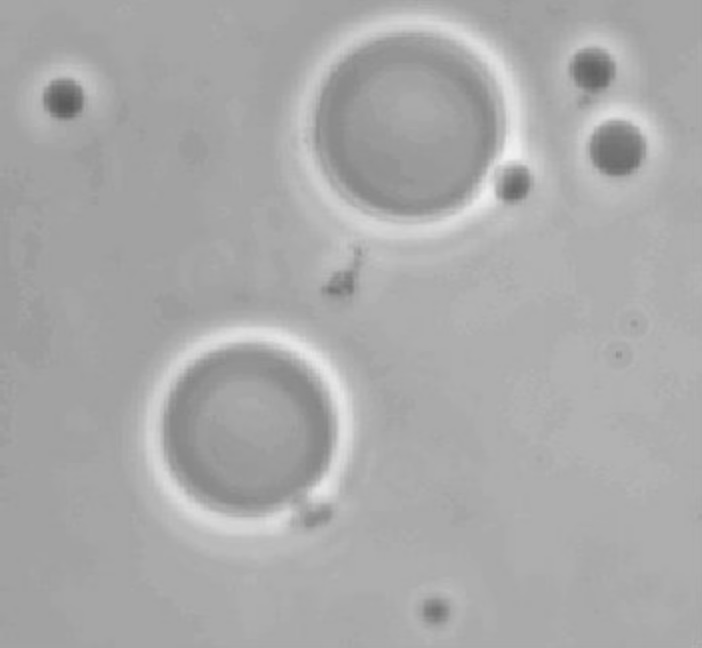
#> input picture Catalog3/ImageSegmentation/imagen4.jpg, 702 x 648 px
$ python UnUmbralOtsu.py
#> lines starting #> are read from the running program, lines starting #| are printed output that depends on the picture; after the words box and inside, x2 and y2 are one past the last pixel; in counts of white or black regions, pixels touching at a corner belong together
#> further down, A is the input picture: shape (648, 702); min 90, max 242, mean 169.6
import matplotlib.pyplot as plt
import imageio
import cv2
import numpy as np


def umbralUtsu1(A):
    '''
        Funcion que realiza un corte de una imagen para poder segmentarla en dos tonos de gris
        :param A: imagen a procesar
        :return: imagen procesada con 3 tonos
        '''
    m = len(A)
#> m = 648
    n = len(A[0])
#> n = 702
    # Paso 0: Calculamos el hisotgrama
    q = cv2.calcHist([A], [0], None, [256], [0, 256])
#> q = 256 values, max 51391 at index 162, min 0 at index 0, mean 1776.9
    #q, _ = np.histogram(A, range=(0, 255))
    # Paso 1: Calculamos el histograma normalizado
    h = (1 / (m * n)) * q
#> h = 256 values, max 0.113 at index 162, min 0 at index 0, mean 0.00391
    print(q)
#> (printed output is left out)
    # Paso 2 : Calculamos el vector de suma acumulada del histograma

    p = np.zeros(255)
    sum = 0
    for k in range(0, 255):
        sum += h[k] #Realizamos la suma acumulada del hk
        print(sum)
        p[k] = sum  #Guardamos los valores
#> this loop made 255 passes
#| [0.]
#| [0.]
#| [0.]
#| [0.]
#| [0.]
#| [0.]
#| [0.]
#| [0.]
#> (further printed lines are left out)
#> after the loop, p = 255 values from 0 to 1; sum = [1]

    # Paso 3 : Calcular el vector de suma acumulada con peso
    print('sum: ' + str(sum))
    mc = np.zeros(255)
    sum = 0
    #print(p)
    for k in range(0, 255):
        sum = sum + np.dot(k, h[k], out=None)
        mc[k] = sum
#> after the loop, mc = 255 values from 0 to 169.6; sum = [169.6]
    # Paso 4: Calculamos el maximo de mc
    #print('sum: ' +str(sum))
    mg = mc[-1] #Extraemos el ultimo elemento por ser el una suma acumulada
#> mg = 169.6

    # Paso 5: Calcular el vector de varianza entre clases
    delta2b = np.zeros(255)
    for i in range(0, 255):
        N = (mg * p[i] - mc[i]) ** 2
        D = p[i] * (1 - p[i])
        if D == 0: #Verificamos que no exista una division entre cero
            delta2b[i] = 0
        else:
            delta2b[i] = N / D
#> this loop made 255 passes
#> (N, D) on passes 1 to 3: (0, 0), (0, 0), (0, 0)
#> after the loop, delta2b = 255 values, max 88.94 at index 181, min 0 at index 0, mean 23.64

    # Paso 6:  Posicion maxima del vector delta2b
    T = np.argmax(delta2b)
#> T = 181


    D = np.zeros((m, n, 3))
    D[A > T] = 255
    D[A <= T] = 0
    return D.astype(np.uint8),T

A = cv2.imread('imagen4.jpg', cv2.IMREAD_GRAYSCALE)
A_p = imageio.imread("imagen4.jpg")
B,T = umbralUtsu1(A)
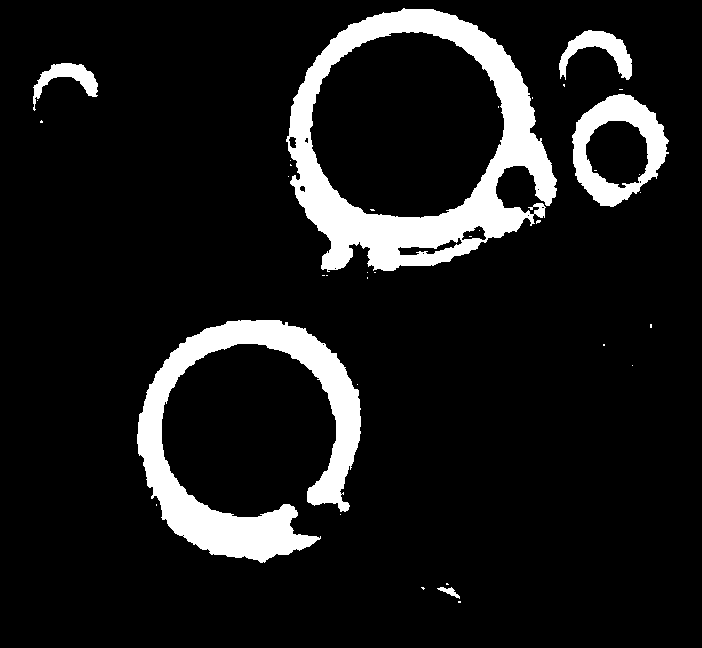
#> B: shape (648, 702, 3); 10.5% white; 36 white regions (30 under 20 px), largest, box (x1, y1, x2, y2) and area: (286, 8, 557, 272) 22880, (137, 320, 361, 563) 17672, (572, 94, 669, 207) 4661, (559, 30, 632, 80) 1467, (33, 63, 98, 111) 1071, (437, 587, 460, 599) 106
#> T = 181

plt.figure()
plt.subplot(121)
plt.title("Imagen original")
plt.imshow(A_p)
plt.subplot(122)
plt.title("1 Umbral de Otsu, T ="+str(T))
plt.imshow(B, cmap="gray")
plt.show()
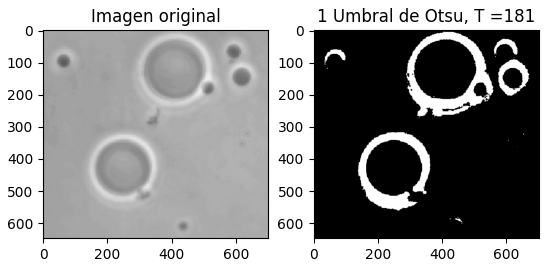
#> figure drawn by matplotlib, 2 panels

$ run again, with Catalog3/ImageSegmentation/imagen6.jpg copied over Catalog3/ImageSegmentation/imagen4.jpg
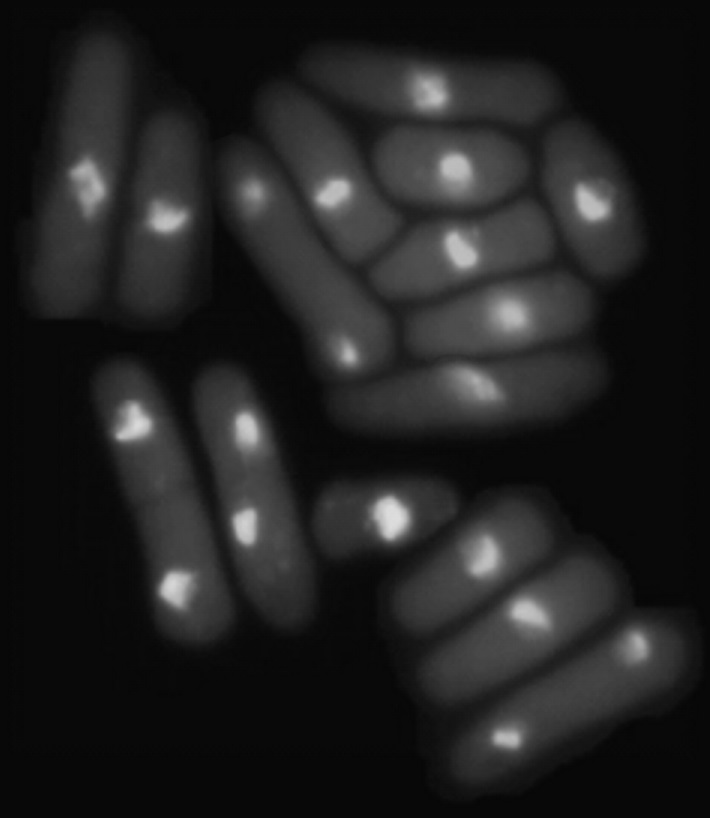
#> input picture Catalog3/ImageSegmentation/imagen6.jpg, 710 x 818 px
#> A is the input picture: shape (818, 710); min 5, max 221, mean 33.1
#> m = 818
#> n = 710
#> q = 256 values, max 134009 at index 9, min 0 at index 0, mean 2268.7
#> h = 256 values, max 0.231 at index 9, min 0 at index 0, mean 0.00391
#> (printed output is left out)
#> the loop in umbralUtsu1, `for k in range(0, 255):` made 255 passes
#> sum on passes 1 to 3: [0], [0], [0]
#> (printed output is left out)
#> after the loop in umbralUtsu1, `for k in range(0, 255):`: p = 255 values from 0 to 1; sum = [1]
#> after the loop in umbralUtsu1, `for k in range(0, 255):`: mc = 255 values from 0 to 33.11; sum = [33.11]
#> mg = 33.11
#> the loop in umbralUtsu1, `for i in range(0, 255):` made 255 passes
#> (N, D) on passes 1 to 3: (0, 0), (0, 0), (0, 0)
#> after the loop in umbralUtsu1, `for i in range(0, 255):`: delta2b = 255 values, max 693.9 at index 42, min 0 at index 0, mean 342.7
#> in umbralUtsu1, `T = np.argmax(delta2b)`: T = 42
#> `B,T = umbralUtsu1(A)`:
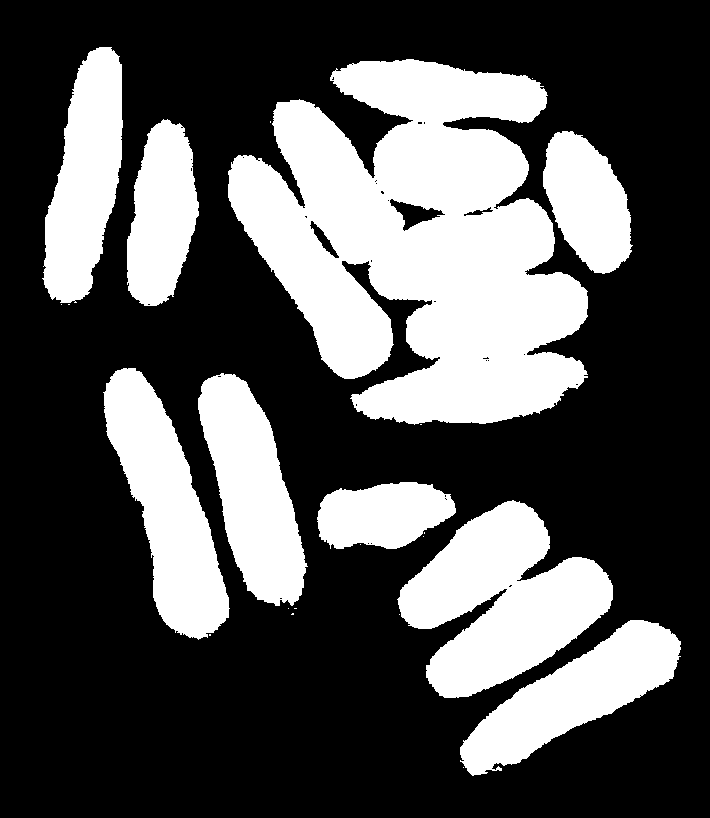
#> B: shape (818, 710, 3); 32.9% white; 23 white regions (14 under 20 px), largest, box (x1, y1, x2, y2) and area: (228, 59, 588, 425) 83322, (397, 500, 613, 698) 23901, (103, 368, 230, 640) 16551
#> `plt.show()`:
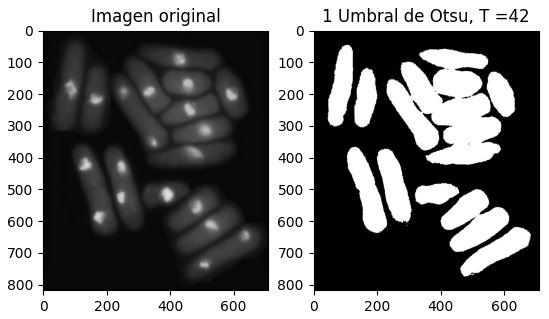
#> figure drawn by matplotlib, 2 panels
